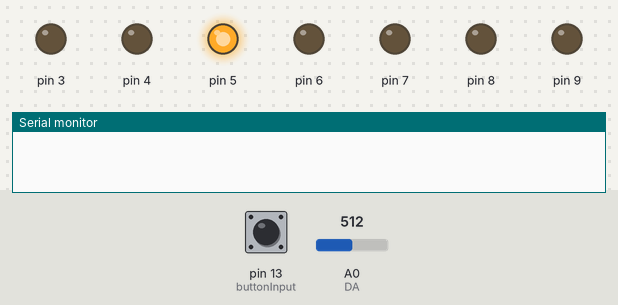
A sketch run on a simulated Arduino Uno, built with avr-gcc and run on an emulated ATmega328P. On the bench: output pins drawn as LEDs (lit = HIGH), the last lines printed to the serial monitor. Inputs (shaded band) come from the test bench; at power-on: pin 13 (buttonInput) HIGH, A0 (DA) = 512.

Above: at 1.26 s.
1.3 s: pin 13 (buttonInput) pulled LOW for 0.7 s
At 3.8 s:
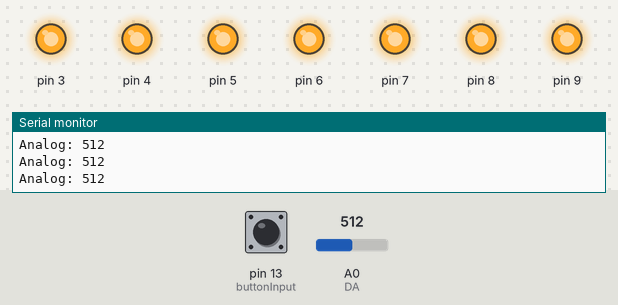
4.5 s: A0 (DA) set to 16
7.7 s: A0 (DA) set to 13
At 8.9 s:
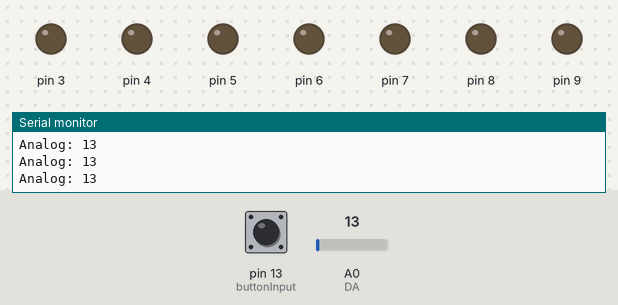
9.2 s: A0 (DA) set to 50
At 10.0 s:
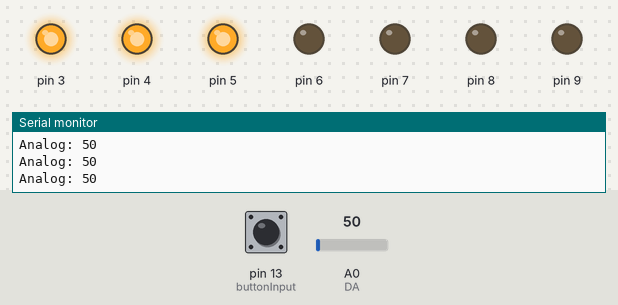
10.7 s: pin 13 (buttonInput) pulled LOW for 1 s
At 13.6 s:
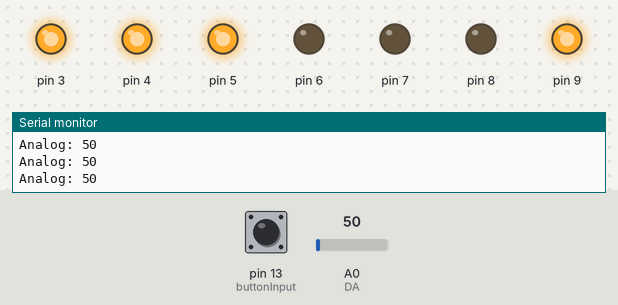
13.9 s: A0 (DA) set to 63
At 14.5 s:
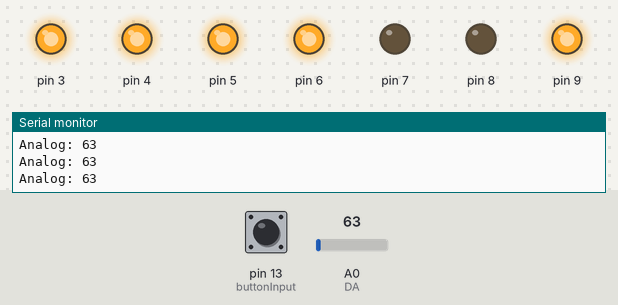
Timing chart, 0 to 16.4 s (numbered marks = the images above; inputs shaded):
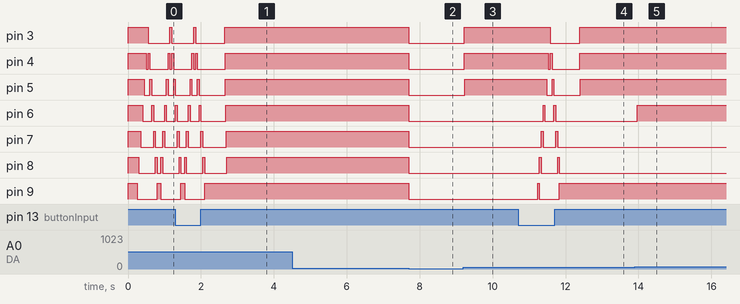

Measured:
- the behaviour switches between 15 and 14 on A0 (DA) (found by bisection; images 1 and 2)
- the behaviour switches between 59 and 60 on A0 (DA) (found by bisection; images 4 and 5)
- after the input at 1.3 s, pin 9: goes on until 2.1 s, then stays HIGH
- after the input at 7.7 s, pin 3–9: HIGH → LOW at once
- after the input at 9.2 s, pin 3–5: LOW → HIGH at once
- after the input at 10.7 s, pin 3: HIGH → LOW after 0.88 s, → HIGH 0.80 s later; pin 4: HIGH → LOW after 0.83 s, → HIGH 0.05 s later, → LOW 0.05 s later, → HIGH 0.76 s later
- after the input at 13.9 s, pin 6: LOW → HIGH after 0.06 s

The sketch:

Code.ino
```cpp
int DO = 2; //Pin for Digital Output - DO
int DA = A0; // Pin for Analog Input - AO
int threshold = 15; //Set minimum threshold for LED lit
int sensorvalue = 0;
int button = LOW;
int lightState = 0;
int buttonInput = 13;
int previousMillis = 0;
int interval = 600;
bool ledState = LOW;
int i=0;

void setup() {
  Serial.begin(9600);
  pinMode(3, OUTPUT);
  pinMode(4, OUTPUT);
  pinMode(5, OUTPUT);
  pinMode(6, OUTPUT);
  pinMode(7, OUTPUT);
  pinMode(8, OUTPUT);
  pinMode(9, OUTPUT);
  pinMode(buttonInput, INPUT);
  //digitalWrite(9,LOW);
  //delay(2000);
}

void loop() {
  int buttonState = digitalRead(buttonInput);
  if(button==HIGH){
  sensorvalue = analogRead(DA);  //Read the analog value
  Serial.print("Analog: ");
  Serial.println(sensorvalue);  //Print the analog value
  if (sensorvalue >= threshold) {
    digitalWrite(3, HIGH);
    delay(10);
    if (sensorvalue >= threshold*2) {
      digitalWrite(4, HIGH);
      delay(10);
      if (sensorvalue >= threshold*3) {
        digitalWrite(5, HIGH);
        delay(10);
        if (sensorvalue >= threshold*4) {
          digitalWrite(6, HIGH);
          delay(10);
          if (sensorvalue >= threshold*5) {
            digitalWrite(7, HIGH);
            delay(10);
            if (sensorvalue >= threshold*6) {
              digitalWrite(8, HIGH);
              delay(10);
              if (sensorvalue >= threshold*7) {
                digitalWrite(9, HIGH);
                delay(10);
               }
             }
          }
        }
      }
    }

  }
  else {
    digitalWrite(3, LOW);
    digitalWrite(4, LOW);
    digitalWrite(5, LOW);
    digitalWrite(6, LOW);
    digitalWrite(7, LOW);
    digitalWrite(8, LOW);
    digitalWrite(9, LOW);
  }
  }
  else{
   int sensorValue = analogRead(A0);
   if(lightState == 0){
        digitalWrite(9, HIGH);
        digitalWrite(8, HIGH);
        digitalWrite(7, HIGH);
        digitalWrite(6, HIGH);
        digitalWrite(5, HIGH);
        digitalWrite(4, HIGH);
        digitalWrite(3, HIGH);
   }
    else if(lightState == 1){
      unsigned long currentMillis = millis();
      if (currentMillis - previousMillis > interval){
        previousMillis = currentMillis;
        if (ledState == LOW){
        digitalWrite(9, HIGH);
        digitalWrite(8, HIGH);
        digitalWrite(7, HIGH);
        digitalWrite(6, HIGH);
        digitalWrite(5, HIGH);
        digitalWrite(4, HIGH);
        digitalWrite(3, HIGH);
        ledState = HIGH;
        }
        else {
        digitalWrite(9, LOW);
        digitalWrite(8, LOW);
        digitalWrite(7, LOW);
        digitalWrite(6, LOW);
        digitalWrite(5, LOW);
        digitalWrite(4, LOW);
        digitalWrite(3, LOW);
        ledState = LOW;
        }
      }
    }


    if (lightState == 2){

        digitalWrite(9, HIGH);
        delay(50);
        digitalWrite(9, LOW);
        digitalWrite(8, HIGH);
        delay(50);
        digitalWrite(8, LOW);
        digitalWrite(7, HIGH);
        delay(50);
        digitalWrite(7, LOW);
        digitalWrite(6, HIGH);
        delay(50);
        digitalWrite(6, LOW);
        digitalWrite(5, HIGH);
        delay(50);
        digitalWrite(5, LOW);
        digitalWrite(4, HIGH);
        delay(50);
        digitalWrite(4, LOW);
        digitalWrite(3, HIGH);
        delay(50);
        digitalWrite(3, LOW);
        digitalWrite(4, HIGH);
        delay(50);
        digitalWrite(4, LOW);
        digitalWrite(5, HIGH);
        delay(50);
        digitalWrite(5, LOW);
        digitalWrite(6, HIGH);
        delay(50);
        digitalWrite(6, LOW);
        digitalWrite(7, HIGH);
        delay(50);
        digitalWrite(7, LOW);
        digitalWrite(8, HIGH);
        delay(50);
        digitalWrite(8, LOW);
        digitalWrite(9, HIGH);
        delay(50);
i++;
       if(i%6==0){
        lightState=0;}
   }

    if (sensorValue >= 40 && lightState == 0){
        lightState = 1;
        delay(100);
      }
    else if (sensorValue >= 40 && lightState == 1){
        lightState = 2;
        delay(100);
      }

  }

  if(buttonState == LOW && button == HIGH){
      button = LOW;
      delay(500);
    }
    else if (buttonState == LOW && button == LOW){
      button = HIGH;
      delay(500);
    }
}
```
